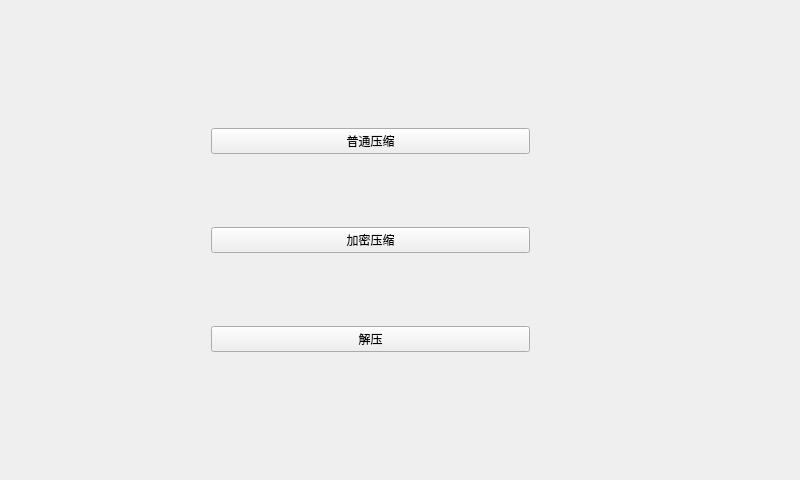
<?xml version="1.0" encoding="UTF-8"?>
<ui version="4.0">
 <class>MainWindow</class>
 <widget class="QMainWindow" name="MainWindow">
  <property name="geometry">
   <rect>
    <x>0</x>
    <y>0</y>
    <width>800</width>
    <height>480</height>
   </rect>
  </property>
  <property name="windowTitle">
   <string>MainWindow</string>
  </property>
  <widget class="QWidget" name="centralWidget">
   <widget class="QWidget" name="verticalLayoutWidget">
    <property name="geometry">
     <rect>
      <x>200</x>
      <y>50</y>
      <width>341</width>
      <height>381</height>
     </rect>
    </property>
    <layout class="QVBoxLayout" name="verticalLayout">
     <item>
      <widget class="QPushButton" name="pushButton">
       <property name="text">
        <string>普通压缩</string>
       </property>
      </widget>
     </item>
     <item>
      <widget class="QPushButton" name="pushButton_2">
       <property name="text">
        <string>加密压缩</string>
       </property>
      </widget>
     </item>
     <item>
      <widget class="QPushButton" name="pushButton_3">
       <property name="text">
        <string>解压</string>
       </property>
      </widget>
     </item>
    </layout>
   </widget>
  </widget>
 </widget>
 <layoutdefault spacing="6" margin="11"/>
 <resources/>
 <connections/>
</ui>
